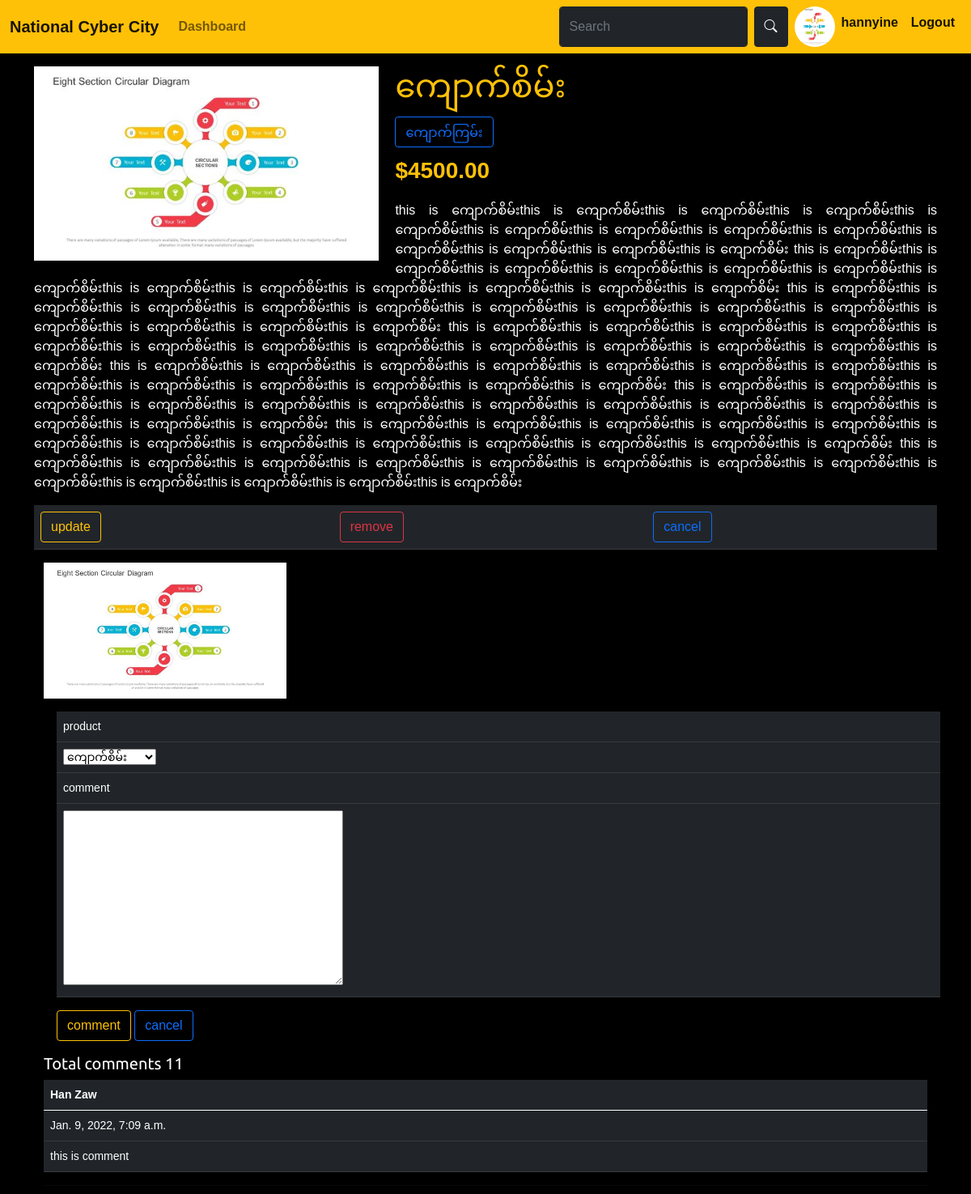
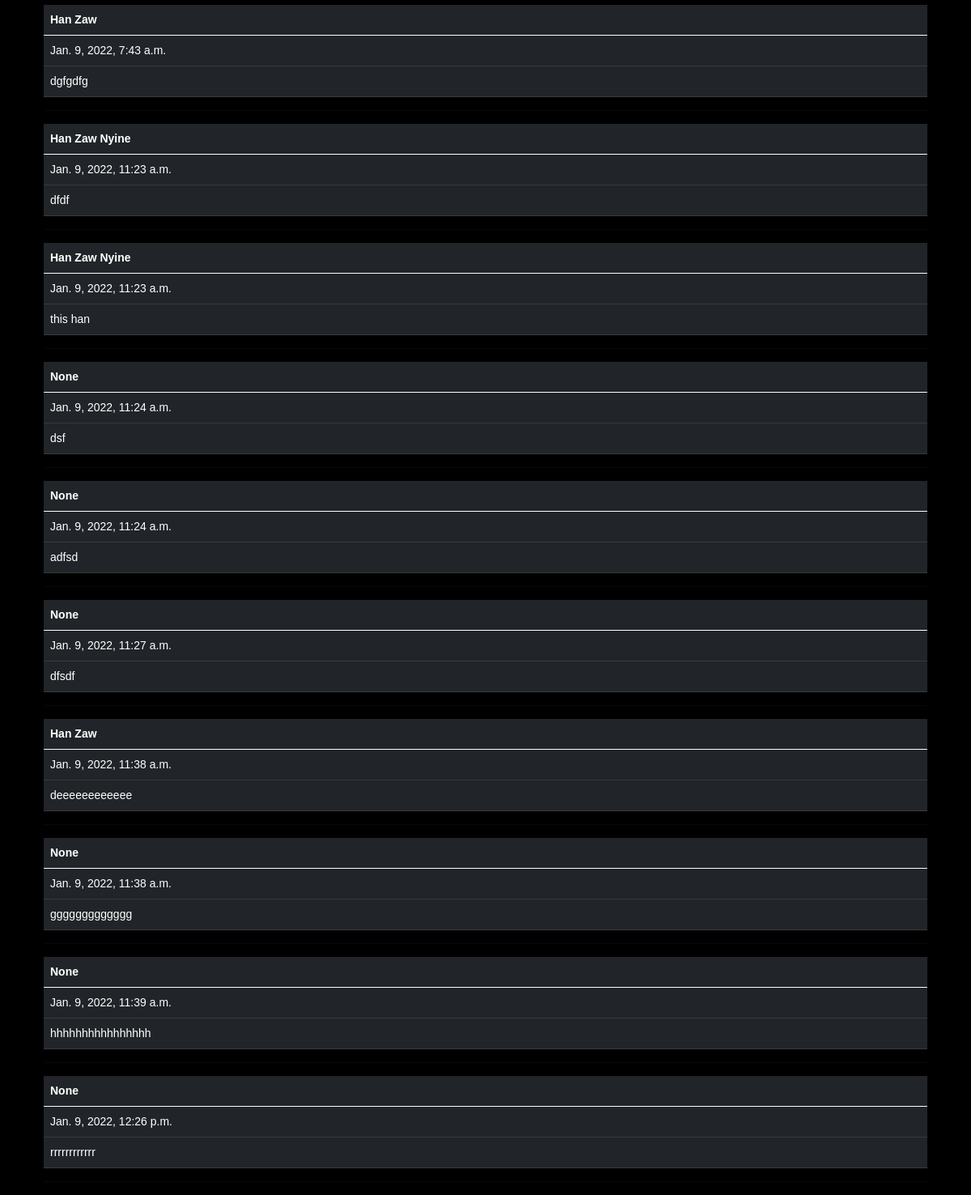
Page /10/jade/ (signed in) on the committed database (2 pictures, top to bottom).
### jade/models.py (models this page shows, shortened)
class Customer(models.Model):
    user = models.OneToOneField(User, on_delete=models.CASCADE, null=True)
    name = models.CharField(max_length=200, null=True)
    profile = models.ImageField(upload_to='profiles/',null=True,blank=True)
    email = models.EmailField(max_length=200, null=True)
    phone = models.CharField(max_length=200, null=True)
    created = models.DateTimeField(auto_now_add=True)
    def __str__(self):
        return self.name

class Product(models.Model):
    category = models.ForeignKey(Category, related_name='products', on_delete=models.CASCADE)
    name = models.CharField(max_length=200, db_index=True)
    slug = models.SlugField(max_length=200, db_index=True)
    description = models.TextField(blank=True)
    price = models.DecimalField(max_digits=10, decimal_places=2)
    available = models.BooleanField(default=True)
    created = models.DateTimeField(auto_now_add=True)
    class Meta:
        ordering = ('name',)
        index_together = (('id', 'slug'),)
    def __str__(self):
        return self.name

class PostImage(models.Model):
    product = models.ForeignKey(Product, on_delete=models.CASCADE)
    image = models.ImageField(upload_to='products/%Y/%m/%d', blank=True)

class Category(models.Model):
    name = models.CharField(max_length=200, db_index=True)
    slug = models.SlugField(max_length=200, unique=True)
    class Meta:
        ordering = ('name',)
        verbose_name = 'category'
        verbose_name_plural = 'categories'
    def __str__(self):
        return self.name
    def get_absolute_url(self):
        return reverse('shop:product_list_by_category', args=[self.slug])

class Comment(models.Model):
    product = models.ForeignKey(Product, on_delete=models.CASCADE,null=True)
    name = models.ForeignKey(Customer,on_delete=models.SET_NULL,null=True)
    comment = models.TextField()
    created = models.DateTimeField(auto_now_add=True)

### jade/views.py (the view)
# urls.py: path('<int:id>/<slug:slug>/', views.product_detail, name='product_detail'),
@login_required(login_url='/login')
def product_detail(request, id, slug):
    product = get_object_or_404(Product, id=id, slug=slug, available=True)
    Comment = CommentForm(initial={"product": product, "name": request.user.customer})
    if request.method == "POST":
        Comment = CommentForm(request.POST, initial={"product": product, "name": request.user.customer})
        if Comment.is_valid():
            print(Comment.cleaned_data)
            Comment.save()
            return redirect("/" + str(id) + "/" + slug)
    return render(request, 'jade/product_detail.html', {'product': product, "CommentForm": Comment})

### jade/forms.py
class CommentForm(ModelForm):
    class Meta:
        model = Comment
        fields = '__all__'
        exclude = ['name']

### jade/templates/jade/product_detail.html (shortened to what this page needs)
{% extends "components/base.html" %}
{% load static %}
{% block content %}
    <div class="product-detail">
        <a href="{% if product.postimage_set.all.0.image %} /media/{{ product.postimage_set.all.0.image }}{% else %}{% static "img/no_image.png" %}{% endif %} ">
            <img src="{% if product.postimage_set.all.0.image %} /media/{{ product.postimage_set.all.0.image }}{% else %}
{% static "img/no_image.png" %}{% endif %}">
        </a>
        <h1 class="text-warning">{{ product.name }}</h1>
        <h2>
            <a class="btn btn-outline-primary" href="{{ product.category.get_absolute_url }}">
                {{ product.category }}
            </a>
        </h2>
        <p class="price text-warning">${{ product.price }}</p>
        <p class="text-white">{{ product.description }}</p>
      {% if user.groups.all.0.name ==  'admin' %}
         <table class="table table-dark">
        <tr>
            <td> <a class="btn btn-outline-warning" href="{% url 'shop:productupdate' product.id product.slug %}">update</a></td>
            <td> <a class="btn btn-outline-danger" href="{%  url 'shop:productdelete' product.id product.slug %}">remove</a></td>
        <td><a class="btn btn-outline-primary" href="{% url 'shop:allproduct' %}">cancel</a></td>
        </tr>
    </table>
    {% endif %}
    </div>
    <div class="container">
        {% for img in product.postimage_set.all %}
            <a href="/media/{{ img.image }}">
                <img src="/media/{{ img.image }}" alt="{{ img.image }}" width="300px">
            </a>
        {% endfor %}
    </div>
    <div class="container m-3">
     {% if request.user.is_authenticated %}
        <form action="" method="post">
                <table class="table table-dark">
                      {% for form in  CommentForm %}
                          <tr>
                            <td>{{ form.name }}</td>
                          </tr>
                          <tr>
                            <td>{{ form }}</td>
                          </tr>
            {% endfor %}
            </table>
          <input type="submit" class="btn btn-outline-warning" value="comment"/>
            <a class="btn btn-outline-primary" href="{% url 'shop:product_detail' product.id product.slug %}">cancel</a>
        </form>
    {% endif %}
    </div>
    <div class="container">
    <h5 class="text-white">Total comments {{ product.comment_set.all.count }} </h5>
        {% for comment in product.comment_set.all %}
            <table class="table table-dark">
          <thead>
            <tr>
                  <th scope="col">{{ comment.name }}</th>
            </tr>
          </thead>
          <tbody>
            <tr>
              <td>{{ comment.created }}</td>
            </tr>
            <tr>
              <td>{{ comment.comment }}</td>
            </tr>
          </tbody>
        </table>
            <hr>
        {% endfor %}
    </div>
{% endblock %}

### jade/templates/components/nav.html (shortened to what this page needs)
{% url 'shop:dashboard' as dashboard %}
<nav class="navbar navbar-expand-lg navbar-light bg-warning">
  <div class="container-fluid">
    <div class="collapse navbar-collapse" id="navbarTogglerDemo01">
        <a class="navbar-brand" href="{% url 'shop:product_list' %}"><b>National Cyber City</b></a>
    <ul class="navbar-nav me-auto mb-2 mb-lg-0">
      {% if request.user.is_authenticated %}
          <li class="nav-item">
         <a class="nav-link {% if request.path == dashboard %}active{% endif %}" aria-current="page" href="{% url 'shop:dashboard' %}"><b>Dashboard</b></a>
        </li>
      {% endif %}
     </ul>
      <form class="d-flex" method="POST" action="/search">
        <input class="form-control me-2 btn-dark text-white" type="search" placeholder="Search" aria-label="Search" name="search">
        <button class="btn btn-dark me-2" type="submit"><i class="bi bi-search" id="searchview"></i></button>
          <ul class="navbar-nav me-auto">
              {% if request.user.is_authenticated %}
                  <li class="nav-item md-2">
                      <img width="50" height="50" src="/media/{{ request.user.customer.profile }}" style="border-radius: 50%" alt="{{ request.user.customer.profile }}"/>
                  </li>
          <li class="nav-item">
              <a class="nav-link active" aria-current="page" href="{% url 'shop:customer_profile' %}"><b>{{ request.user.username }}</b></a>
            </li><li class="nav-item">
              <a class="nav-link active" aria-current="page" href="{% url 'shop:logout' %}"><b>Logout</b></a>
            </li>
              {% endif %}
        </ul>
      </form>
    </div>
  </div>
</nav>

### jade/static/css/base.css (style rules this page uses)
body { margin: 0; padding: 0; font-family: helvetica, sans-serif; background-color: black; }
h1, h2, h3, h4, h5, h6 { font-family: 'Ubuntu', sans-serif; font-weight: normal; }
a { text-decoration: none; color: #5993bb; }
table { width: 100%; border-spacing: 0; border-collapse: collapse; }
table th, table td { text-align: left; font-size: 14px; padding: 10px; margin: 0; }
tbody tr:nth-child(odd) { background: #efefef; }
thead th, tbody tr.total { background: #5993bb; color: #fff; font-weight: bold; }
.product-detail { text-align: justify; }
.product-detail .price { color: #333; font-size: 28px; font-weight: bold; }
.product-detail img { width: 40%; float: left; padding: 0 20px 20px 0; }
.product-detail h1 { margin-bottom: 0; }
.product-detail h2 { margin-top: 10px; }

### rows in the picture
Product: id.image (picture), name "ကျောက်စိမ်း", category "ကျောက်ကြမ်း", price "4500.00", description "this is ကျောက်စိမ်းthis is ကျောက်စိမ်းthis is ကျောက်စိမ်းthis is ကျောက်စိမ်းthis is ကျောက်စိမ်းthis is ကျောက်စိမ်းthis is ကျောက်စိမ်းthis is ကျောက်စိမ်းthis is ကျောက်စိမ်းthis is ကျောက်စိမ်းthis is ကျောက်စိမ်းthis is ကျောက်စိမ်းthis is ကျောက်စိမ်း this is ကျောက်စိမ်းthis is ကျောက်စိမ်းthis is ကျောက်စိမ်းthis is ကျောက်စိမ်းthis is ကျောက်စိမ်းthis is ကျောက်စိမ်းthis is ကျောက်စိမ်းthis is ကျောက်စိမ်းthis is ကျောက်စိမ်းthis is ကျောက်စိမ်းthis is ကျောက်စိမ်းthis is ကျောက်စိမ်းthis is ကျောက်စိမ်း this is ကျောက်စိမ်းthis is ကျောက်စိမ်းthis is ကျောက်စိမ်းthis is ကျောက်စိမ်းthis is ကျောက်စိမ်းthis is ကျောက်စိမ်းthis is ကျောက်စိမ်းthis is ကျောက်စိမ်းthis is ကျောက်စိမ်းthis is ကျောက်စိမ်းthis is…", comment_set.all.count "11"
PostImage: image (picture)
Comment: name "Han Zaw", created "Jan. 9, 2022, 7:09 a.m.", comment "this is comment"
Comment: name "Han Zaw", created "Jan. 9, 2022, 7:43 a.m.", comment "dgfgdfg"
Comment: name "Han Zaw Nyine", created "Jan. 9, 2022, 11:23 a.m.", comment "dfdf"
Comment: name "Han Zaw Nyine", created "Jan. 9, 2022, 11:23 a.m.", comment "this han"
Comment: name "None", created "Jan. 9, 2022, 11:24 a.m.", comment "dsf"
Comment: name "None", created "Jan. 9, 2022, 11:24 a.m.", comment "adfsd"
Comment: name "None", created "Jan. 9, 2022, 11:27 a.m.", comment "dfsdf"
Comment: name "Han Zaw", created "Jan. 9, 2022, 11:38 a.m.", comment "deeeeeeeeeeee"
Comment: name "None", created "Jan. 9, 2022, 11:38 a.m.", comment "ggggggggggggg"
Comment: name "None", created "Jan. 9, 2022, 11:39 a.m.", comment "hhhhhhhhhhhhhhhh"
Comment: name "None", created "Jan. 9, 2022, 12:26 p.m.", comment "rrrrrrrrrrrr"

### other values in the picture
{{ request.user.username }} "hannyine"
